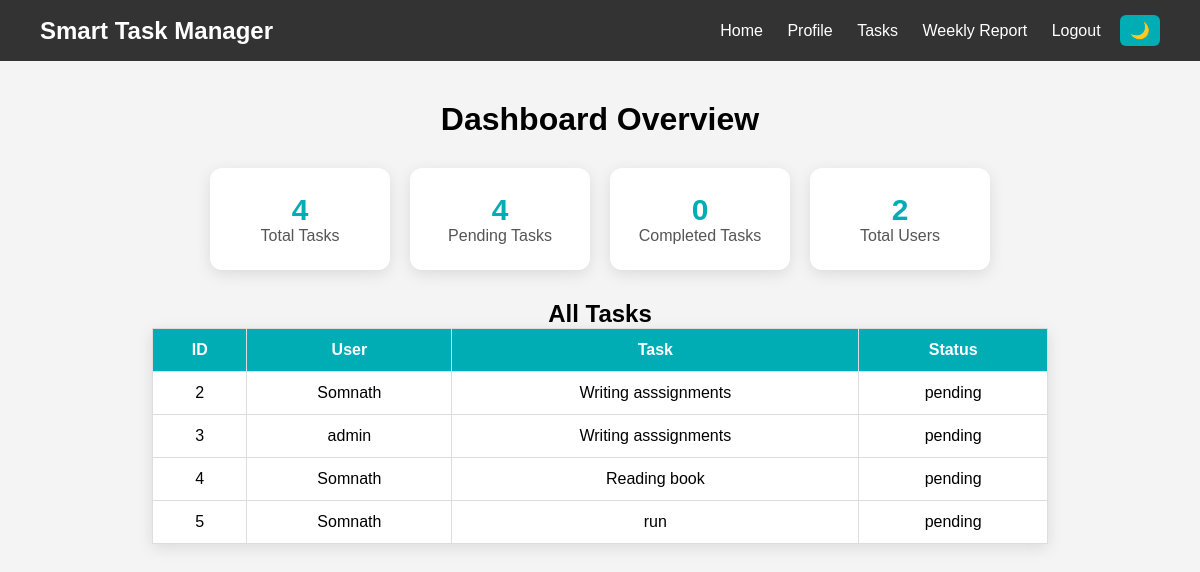
Page /admin (signed in) on the earlier database version.
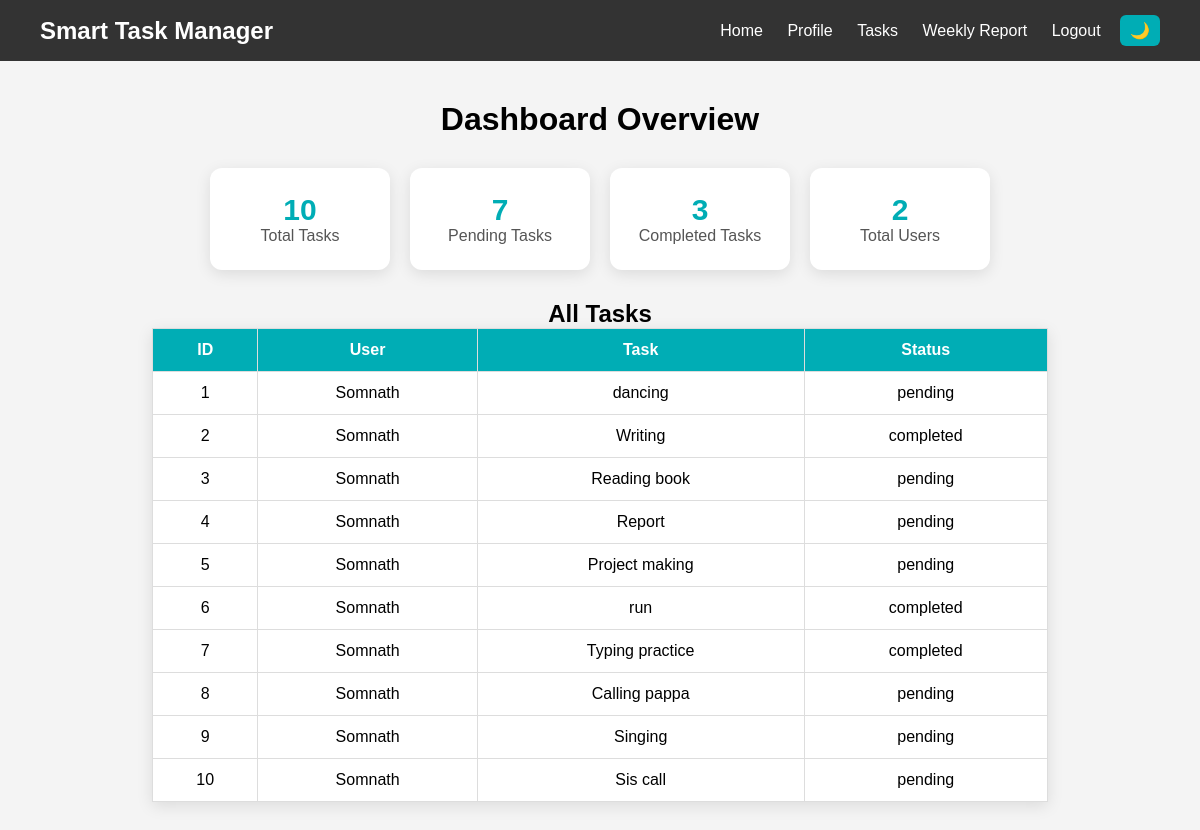
Same page on the later database version.
### tables this page shows
CREATE TABLE tasks (
        id INTEGER PRIMARY KEY AUTOINCREMENT,
        username TEXT,
        task TEXT,
        status TEXT DEFAULT 'pending',
        deadline TEXT,
        priority TEXT DEFAULT 'Medium',
        created_at TEXT,
        completed_at TEXT
    );

### app.py (the view)
@app.route('/admin')
def admin():
    if 'user' not in session:
        return redirect('/login')
    if session.get('role') != 'admin':
        return "❌ Access Denied"
    conn = sqlite3.connect("data.db")
    c = conn.cursor()
    c.execute("SELECT * FROM tasks")
    tasks = c.fetchall()
    c.execute("SELECT COUNT(*) FROM tasks")
    total_tasks = c.fetchone()[0]
    c.execute("SELECT COUNT(*) FROM tasks WHERE status='pending'")
    pending_tasks = c.fetchone()[0]
    c.execute("SELECT COUNT(*) FROM tasks WHERE status='completed'")
    completed_tasks = c.fetchone()[0]
    c.execute("SELECT COUNT(*) FROM users")
    total_users = c.fetchone()[0]
    conn.close()
    return render_template(
        'admin.html',
        tasks=tasks,
        total_tasks=total_tasks,
        pending_tasks=pending_tasks,
        completed_tasks=completed_tasks,
        total_users=total_users
    )

### templates/admin.html
{% extends "base.html" %}
{% block content %}
    <div class="admin-container">
        <h1>Dashboard Overview</h1>
        <div class="stats">
            <div class="card">
                <h2>{{ total_tasks }}</h2>
                <p>Total Tasks</p>
            </div>
            <div class="card">
                <h2>{{ pending_tasks }}</h2>
                <p>Pending Tasks</p>
            </div>
            <div class="card">
                <h2>{{ completed_tasks }}</h2>
                <p>Completed Tasks</p>
            </div>
            <div class="card">
                <h2>{{ total_users }}</h2>
                <p>Total Users</p>
            </div>
        </div>
        <h2>All Tasks</h2>
        <table>
            <tr>
                <th>ID</th>
                <th>User</th>
                <th>Task</th>
                <th>Status</th>
            </tr>
            {% for task in tasks %}
            <tr>
                <td>{{ task[0] }}</td>
                <td>{{ task[1] }}</td>
                <td>{{ task[2] }}</td>
                <td>{{ task[3] }}</td>
            </tr>
            {% endfor %}
        </table>
    </div>
{% endblock %}

### templates/base.html (shortened to what this page needs)
<!DOCTYPE html>
<html lang="en">
<head>
    <link rel="stylesheet" href="{{ url_for('static', filename='style.css') }}">
</head>
<body>
    <nav>
        <div class="logo">
            Smart Task Manager
        </div>
        <div class="nav-links">
            <a href="/">Home</a>
            {% if session.get('user') %}
                <a href="/profile">Profile</a>
                <a href="/tasks">Tasks</a>
                <a href="/weekly-report">Weekly Report</a>
                <a href="/logout">Logout</a>
            {% else %}
                <a href="/login">Login</a>
                <a href="/register">Register</a>
            {% endif %}
            <button id="darkToggle" class="dark-btn">🌙</button>
        </div>
    </nav>
{% block content %}{% endblock %}
</body>
</html>

### static/style.css (style rules this page uses)
body, nav, .login-box, .feature-card, .task-item, .card, .stat-card, .extra-card, table, input, button { transition: background-color 0.3s ease, color 0.3s ease, border-color 0.3s ease; }
* { margin: 0; padding: 0; box-sizing: border-box; }
body { font-family: Arial, sans-serif; background-color: #f4f4f4; }
nav { background-color: #333; padding: 15px 40px; display: flex; justify-content: space-between; align-items: center; }
.logo { color: white; font-size: 24px; font-weight: bold; }
.nav-links a { color: white; text-decoration: none; margin-left: 20px; font-size: 16px; }
.admin-container { padding: 40px; text-align: center; }
.stats { display: flex; justify-content: center; gap: 20px; flex-wrap: wrap; margin: 30px 0; }
.card { background-color: white; padding: 25px; width: 180px; border-radius: 12px; box-shadow: 0 4px 15px rgba(0, 0, 0, 0.1); text-align: center; transition: 0.3s; }
.card h2 { font-size: 30px; color: #00adb5; }
.card p { color: #555; }
table { width: 80%; margin: auto; border-collapse: collapse; background: white; box-shadow: 0 4px 15px rgba(0, 0, 0, 0.1); }
table th, table td { padding: 12px; border: 1px solid #ddd; }
table th { background-color: #00adb5; color: white; }
.dark-btn { background: #00adb5; border: none; color: white; padding: 6px 10px; border-radius: 6px; cursor: pointer; font-size: 16px; margin-left: 15px; }
html { scroll-behavior: smooth; }
button, .hero-btn, .done-btn, .delete-btn { transition: all 0.3s ease; }

Differences in the rows shown:
added tasks: id "1", username "Somnath", task "dancing", status "pending"
changed tasks id 2: task "Writing asssignments" → "Writing"; status "pending" → "completed"
changed tasks id 3: username "admin" → "Somnath"; task "Writing asssignments" → "Reading book"
changed tasks id 4: task "Reading book" → "Report"
changed tasks id 5: task "run" → "Project making"
added tasks: id "6", username "Somnath", task "run", status "completed"
added tasks: id "7", username "Somnath", task "Typing practice", status "completed"
added tasks: id "8", username "Somnath", task "Calling pappa", status "pending"
added tasks: id "9", username "Somnath", task "Singing", status "pending"
added tasks: id "10", username "Somnath", task "Sis call", status "pending"
Other differences:
{{ total_tasks }}: "4" → "10"
{{ pending_tasks }}: "4" → "7"
{{ completed_tasks }}: "0" → "3"
